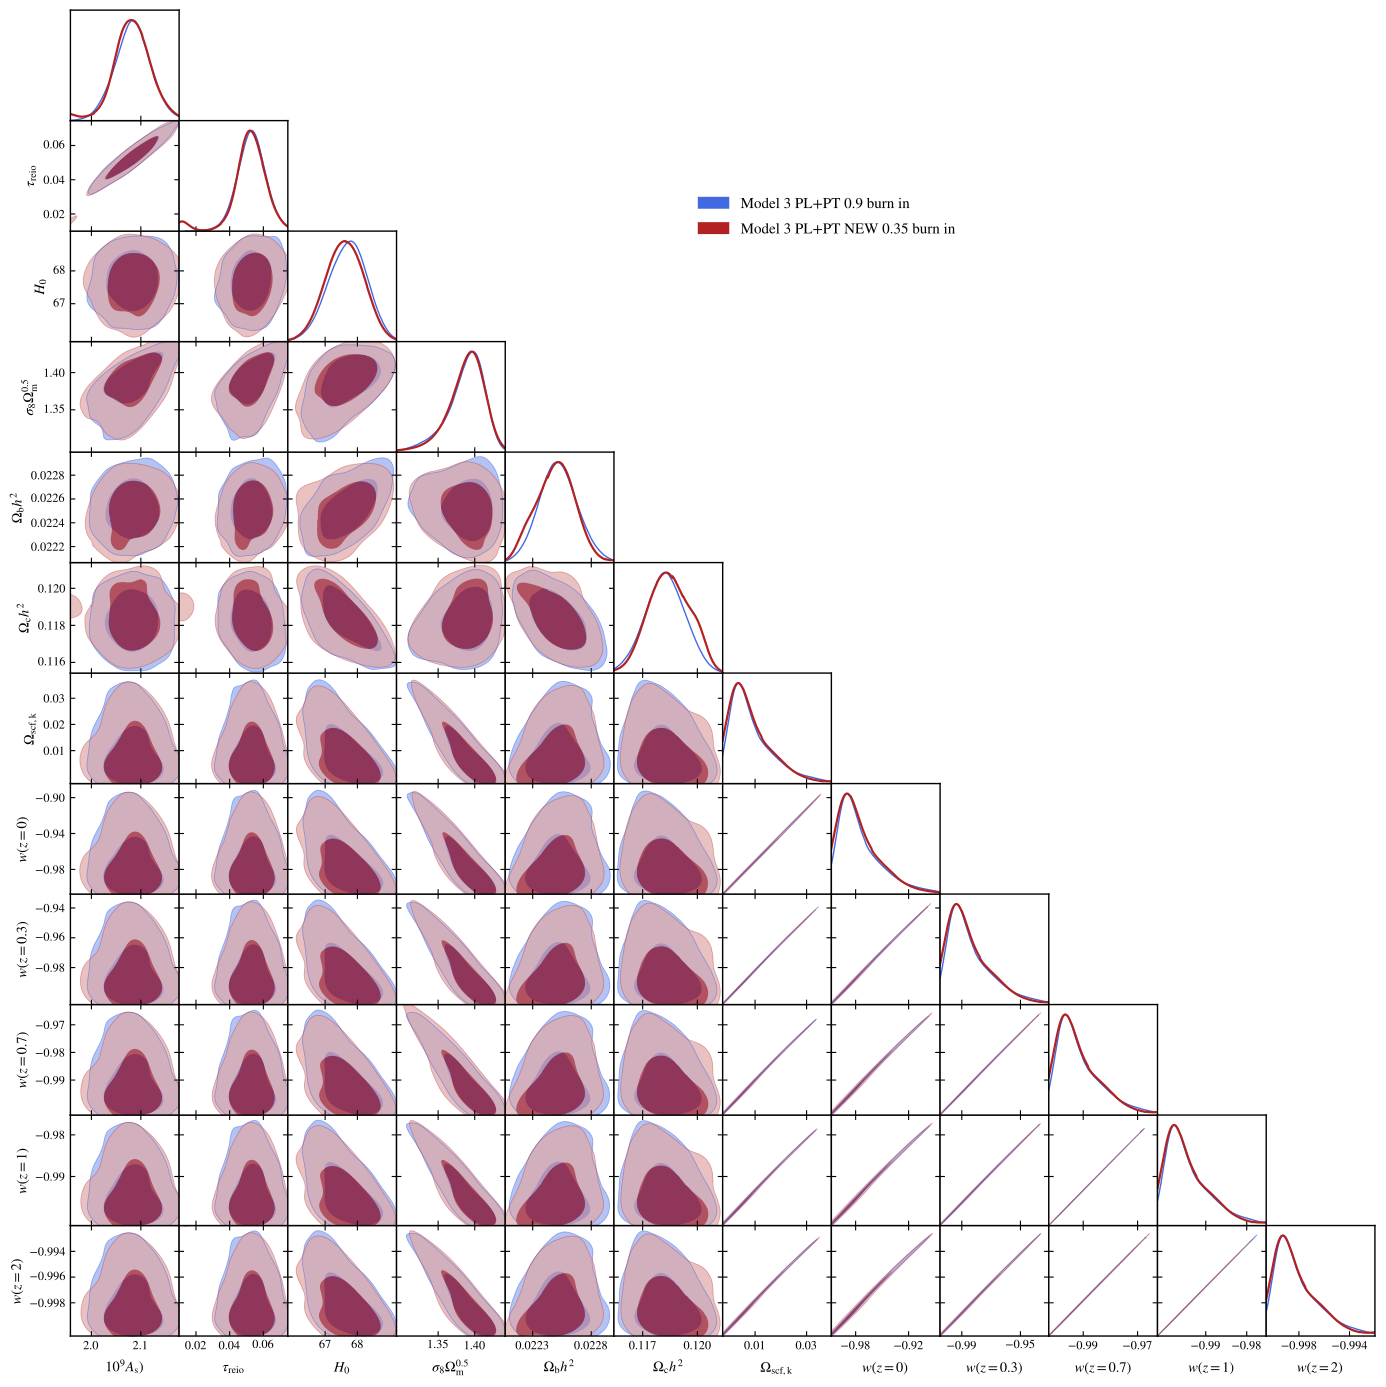

Write the Python code that produced this figure.
import getdist.plots as gplot
from getdist import MCSamples
from getdist import loadMCSamples
import os
import matplotlib
import subprocess
import matplotlib.pyplot as plt
import numpy as np

# GENERAL PLOT OPTIONS
matplotlib.rcParams['mathtext.fontset'] = 'stix'
matplotlib.rcParams['font.family'] = 'STIXGeneral'
matplotlib.rcParams['mathtext.rm'] = 'Bitstream Vera Sans'
matplotlib.rcParams['mathtext.it'] = 'Bitstream Vera Sans:italic'
matplotlib.rcParams['mathtext.bf'] = 'Bitstream Vera Sans:bold'
matplotlib.rcParams['xtick.bottom'] = True
matplotlib.rcParams['xtick.top'] = False
matplotlib.rcParams['ytick.right'] = False
matplotlib.rcParams['axes.edgecolor'] = 'black'
matplotlib.rcParams['axes.linewidth'] = '1.0'
matplotlib.rcParams['axes.labelsize'] = 'medium'
matplotlib.rcParams['axes.grid'] = True
matplotlib.rcParams['grid.linewidth'] = '0.0'
matplotlib.rcParams['grid.alpha'] = '0.18'
matplotlib.rcParams['grid.color'] = 'lightgray'
matplotlib.rcParams['legend.labelspacing'] = 0.77
matplotlib.rcParams['savefig.bbox'] = 'tight'
matplotlib.rcParams['savefig.format'] = 'pdf'

# ADDING NEFF AS DERIVED PARAMETER
parameter = [u'As_1e9',u'tau_reio',u'H0',u's8omegamp5',u'omegabh2',u'omegach2', u'Omega0_scf_ke', 
u'w_scf_0',u'w_scf_p3',u'w_scf_p7', u'w_scf_1', u'w_scf_2']
chaindir=r'.'

root_chains = ('EXAMPLE_MCMC13','EXAMPLE_MCMC3')

analysissettings={'smooth_scale_1D':0.45,'smooth_scale_2D':0.45,'ignore_rows': u'0.9',
'range_confidence' : u'0.04'}

analysissettings2={'smooth_scale_1D':0.45,'smooth_scale_2D':0.45,'ignore_rows': u'0.35',
'range_confidence' : u'0.04'}

analysissettings3={'smooth_scale_1D':0.45,'smooth_scale_2D':0.45,'ignore_rows': u'0.0',
'range_confidence' : u'0.04'}

# --------------------------------------------------------------------------------
samples=loadMCSamples('./' + root_chains[0],settings=analysissettings)
p = samples.getParams()
samples.saveAsText('.VM_P2V2_TMP1')
# --------------------------------------------------------------------------------
samples=loadMCSamples('./' + root_chains[1],settings=analysissettings2)
p = samples.getParams()
samples.saveAsText('.VM_P2V2_TMP2')
# --------------------------------------------------------------------------------

#GET DIST PLOT SETUP
g=gplot.getSubplotPlotter(chain_dir=chaindir,analysis_settings=analysissettings3,width_inch=14.0)
g.settings.lw_contour = 1.2
g.settings.legend_rect_border = False
g.settings.figure_legend_frame = False
g.settings.axes_fontsize = 13.5
g.settings.legend_fontsize = 15.5
g.settings.alpha_filled_add = 0.7
g.settings.lab_fontsize=15
g.legend_labels=False

param_3d = None
g.triangle_plot(['.VM_P2V2_TMP1', '.VM_P2V2_TMP2'],parameter,
plot_3d_with_param=param_3d,line_args=[
{'lw': 1.0,'ls': 'solid', 'color':'royalblue'},
{'lw': 1.6,'ls': 'solid', 'color':'firebrick'},
{'lw': 1.9,'ls': 'dashed', 'color':'black'}],
contour_colors=['royalblue','firebrick','black'],
filled=True,shaded=False,
legend_labels=['Model 3 PL+PT 0.9 burn in', 'Model 3 PL+PT NEW 0.35 burn in'],legend_loc=(0.5,0.825),
imax_shaded=0)
g.export()
